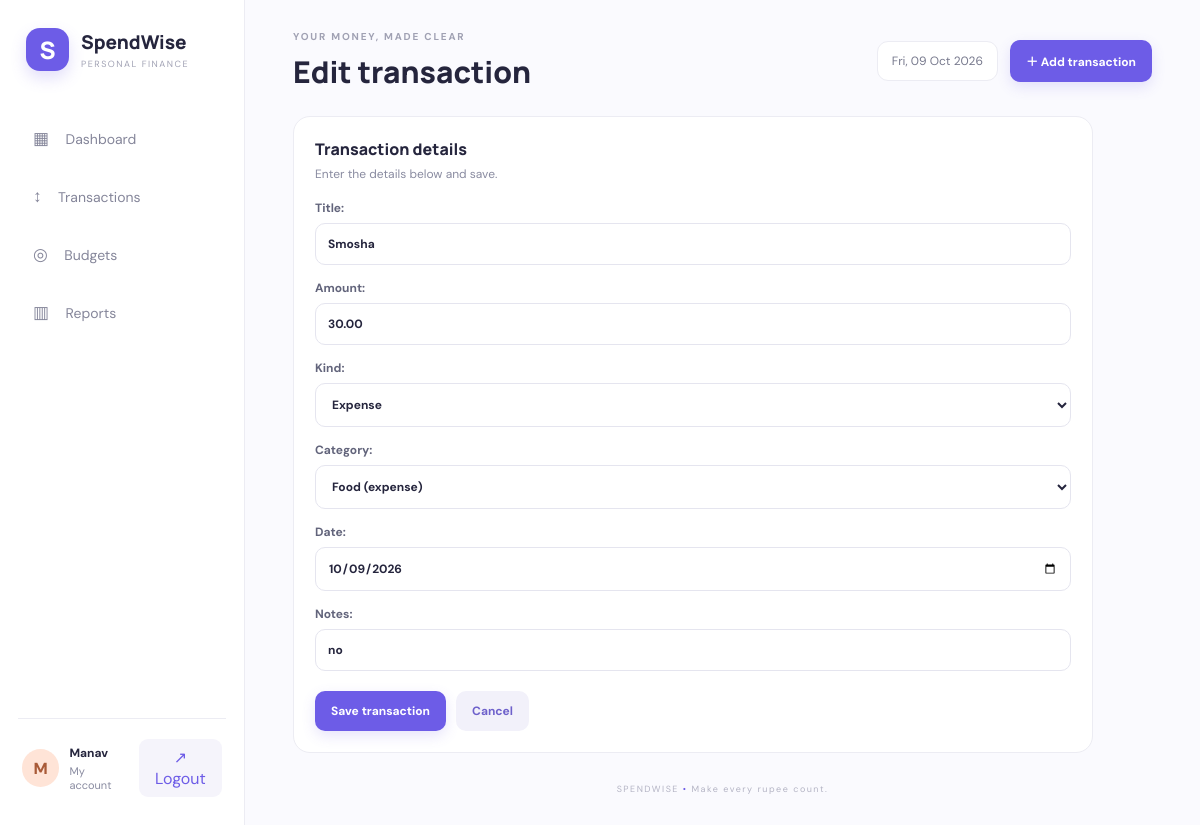
The page /transactions/1/edit/ (signed in) on the database its author committed.
### expenses/models.py (models this page shows, shortened)
class Transaction(models.Model):
    INCOME = "income"
    EXPENSE = "expense"
    TYPES = [(INCOME, "Income"), (EXPENSE, "Expense")]
    user = models.ForeignKey(settings.AUTH_USER_MODEL, on_delete=models.CASCADE, related_name="transactions")
    title = models.CharField(max_length=120)
    amount = models.DecimalField(max_digits=12, decimal_places=2)
    kind = models.CharField(max_length=10, choices=TYPES, default=EXPENSE)
    category = models.ForeignKey(Category, on_delete=models.SET_NULL, null=True, blank=True, related_name="transactions")
    date = models.DateField(default=timezone.localdate)
    notes = models.CharField(max_length=250, blank=True)
    created_at = models.DateTimeField(auto_now_add=True)
    class Meta:
        ordering = ["-date", "-created_at"]

class Category(models.Model):
    name = models.CharField(max_length=60, unique=True)
    kind = models.CharField(max_length=10, choices=[("expense", "Expense"), ("income", "Income")], default="expense")
    class Meta:
        ordering = ["name"]
        verbose_name_plural = "categories"
    def __str__(self):
        return f"{self.name} ({self.kind})"

### expenses/views.py (the view)
# urls.py: path("transactions/<int:pk>/edit/", views.transaction_update, name="transaction_edit"),
@login_required
def transaction_update(request, pk):
    item = get_object_or_404(Transaction, pk=pk, user=request.user)
    form = TransactionForm(request.POST or None, instance=item)
    if request.method == "POST" and form.is_valid():
        form.save()
        messages.success(request, "Transaction updated.")
        return redirect("transactions")
    return render(request, "expenses/transaction_form.html", {"form": form, "heading": "Edit transaction"})

### expenses/forms.py
class TransactionForm(forms.ModelForm):
    class Meta:
        model = Transaction
        fields = ["title", "amount", "kind", "category", "date", "notes"]
        widgets = {
            "date": forms.DateInput(attrs={"type": "date"}),
            "notes": forms.TextInput(attrs={"placeholder": "Optional note"}),
        }
    def __init__(self, *args, user=None, **kwargs):
        super().__init__(*args, **kwargs)
        self.fields["category"].queryset = Category.objects.all()
        self.fields["category"].required = False

### expenses/templates/expenses/transaction_form.html
{% extends 'expenses/base.html' %}{% block title %}{{ heading }} | SpendWise{% endblock %}{% block heading %}{{ heading }}{% endblock %}{% block content %}<section class="panel form-panel"><div class="panel-head"><div><h3>Transaction details</h3><p>Enter the details below and save.</p></div></div><form method="post" class="form">{% csrf_token %}{{ form.as_p }}<div class="form-actions"><button class="btn" type="submit">Save transaction</button><a class="btn btn-muted" href="{% url 'transactions' %}">Cancel</a></div></form></section>{% endblock %}

### expenses/templates/expenses/base.html (shortened to what this page needs)
{% load static %}
<!DOCTYPE html>
<html lang="en">
<head>
    <link rel="stylesheet" href="{% static 'expenses/style.css' %}">
</head>
<body>
{% if user.is_authenticated %}
<aside class="sidebar">
    <a class="brand" href="{% url 'dashboard' %}">
        <span class="brand-mark">S</span>
        <span>
            <b>SpendWise</b>
            <small>PERSONAL FINANCE</small>
        </span>
    </a>
    <nav>
        <a href="{% url 'dashboard' %}">
            ▦ <span>Dashboard</span>
        </a>
        <a href="{% url 'transactions' %}">
            ↕ <span>Transactions</span>
        </a>
        <a href="{% url 'budgets' %}">
            ◎ <span>Budgets</span>
        </a>
        <a href="{% url 'reports' %}">
            ▥ <span>Reports</span>
        </a>
    </nav>
    <div class="side-bottom">
        <div class="avatar">
            {{ user.username|first|upper }}
        </div>
        <div class="user-info">
            <b>{{ user.username }}</b>
            <small>My account</small>
        </div>
        <form method="post" action="{% url 'logout' %}" class="logout-form">
            <button type="submit" class="logout" title="Logout">
                ↗ Logout
            </button>
        </form>
    </div>
</aside>
{% endif %}
<main class="{% if user.is_authenticated %}main{% else %}auth-main{% endif %}">
    {% if user.is_authenticated %}
    <header class="topbar">
        <div>
            <p class="eyebrow">YOUR MONEY, MADE CLEAR</p>
            <h1>{% block heading %}Dashboard{% endblock %}</h1>
        </div>
        <div class="top-actions">
            <span class="date-chip">
                {% now "D, d M Y" %}
            </span>
            <a class="btn" href="{% url 'transaction_add' %}">
                ＋ Add transaction
            </a>
        </div>
    </header>
    {% endif %}
    {% block content %}
    {% endblock %}
    <footer>
        SPENDWISE <span>•</span> Make every rupee count.
    </footer>
</main>
</body>
</html>

### expenses/static/expenses/style.css (style rules this page uses)
:root { --ink:#25253d;--muted:#898ba0;--purple:#6d5ce7;--line:#ececf3;--bg:#fafafe }
* { box-sizing:border-box }
body { margin:0;background:var(--bg);color:var(--ink);font-family:'DM Sans',sans-serif;min-height:100vh }
a { color:inherit;text-decoration:none }
button,input,select { font:inherit }
.sidebar { position:fixed;inset:0 auto 0 0;width:245px;background:#fff;border-right:1px solid var(--line);padding:28px 18px;display:flex;flex-direction:column }
.brand { display:flex;align-items:center;gap:12px;padding:0 8px 42px }
.brand-mark,.auth-logo { background:var(--purple);color:#fff;width:43px;height:43px;border-radius:14px;display:grid;place-items:center;font:800 24px Manrope;box-shadow:0 7px 16px #6d5ce733 }
.brand b { font:800 19px Manrope;display:block }
.brand small { display:block;color:#a1a2b4;font-size:9px;letter-spacing:1.5px;margin-top:3px }
.sidebar nav { display:grid;gap:8px }
.sidebar nav a { padding:14px 15px;border-radius:12px;color:#85869a;font-size:17px }
.sidebar nav a span { font-size:14px;margin-left:12px }
.side-bottom { margin-top:auto;border-top:1px solid var(--line);padding:20px 4px 0;display:flex;align-items:center;gap:10px }
.avatar { width:38px;height:38px;border-radius:50%;display:grid;place-items:center;background:#ffe4d7;color:#a95a37;font-weight:800 }
.side-bottom b,.side-bottom small { display:block }
.side-bottom b { font-size:12px }
.side-bottom small { color:var(--muted);font-size:11px;margin-top:3px }
.side-bottom form { margin-left:auto }
.logout { border:0;background:#f5f4fb;border-radius:9px;padding:8px;color:var(--purple);cursor:pointer }
.main { margin-left:245px;padding:30px clamp(22px,4vw,58px) 20px;max-width:1700px }
.topbar { display:flex;justify-content:space-between;align-items:center;gap:18px;margin-bottom:24px }
.eyebrow { font-size:10px;letter-spacing:1.8px;color:#a0a1b3;font-weight:700;margin:0 0 8px }
.topbar h1 { font:800 30px Manrope;margin:0 }
.top-actions { display:flex;align-items:center;gap:12px }
.date-chip { background:#fff;border:1px solid var(--line);padding:11px 14px;border-radius:11px;color:#77798d;font-size:12px }
.btn { display:inline-flex;align-items:center;justify-content:center;gap:6px;background:var(--purple);color:white;border:0;padding:12px 16px;border-radius:10px;font-weight:700;font-size:12px;cursor:pointer;box-shadow:0 5px 14px #6d5ce72a }
.btn-muted { background:#f2f1fa;color:#6e61cb;box-shadow:none }
.stat,.panel { background:#fff;border:1px solid var(--line);border-radius:17px;padding:21px }
.panel-head { display:flex;align-items:center;justify-content:space-between;gap:14px;margin-bottom:18px }
.panel-head h3 { font:800 16px Manrope;margin:0 }
.panel-head p { font-size:12px;color:var(--muted);margin:6px 0 0 }
.form-panel { max-width:800px }
.form { display:grid;gap:15px }
.form p { margin:0;display:grid;gap:7px;font-size:12px;font-weight:700;color:#62647b }
.form label { font-size:12px }
.form input,.form select,.filters input,.filters select { width:100%;border:1px solid #e5e5ef;border-radius:10px;padding:12px;background:#fff;color:var(--ink);outline:none }
.form-actions { display:flex;gap:10px;margin-top:5px }
footer { text-align:center;color:#b4b4c4;font-size:9px;letter-spacing:1.5px;padding:30px 0 10px }
footer span { color:var(--purple) }

### rows shown on the page
Transaction: title "Smosha", amount "30.00", category "Food (expense)", date "10/09/2026", notes "no"
Category: kind "Expense"

### other values the page prints
{{ user.username|first|upper }} "M"
{{ user.username }} "Manav"
{{ heading }} "Edit transaction"
